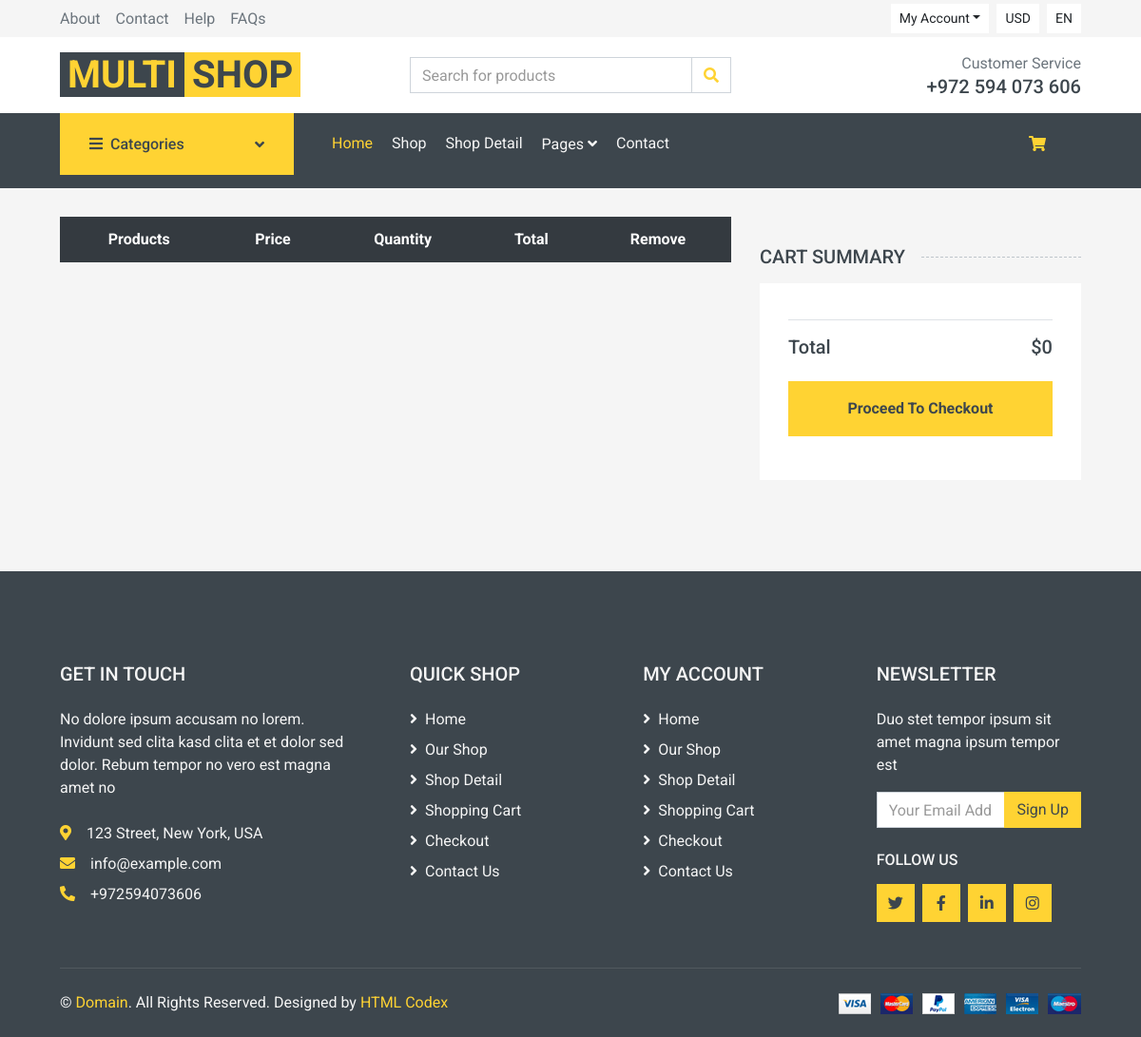
The page /cart/ (signed in) on the database as committed earlier.
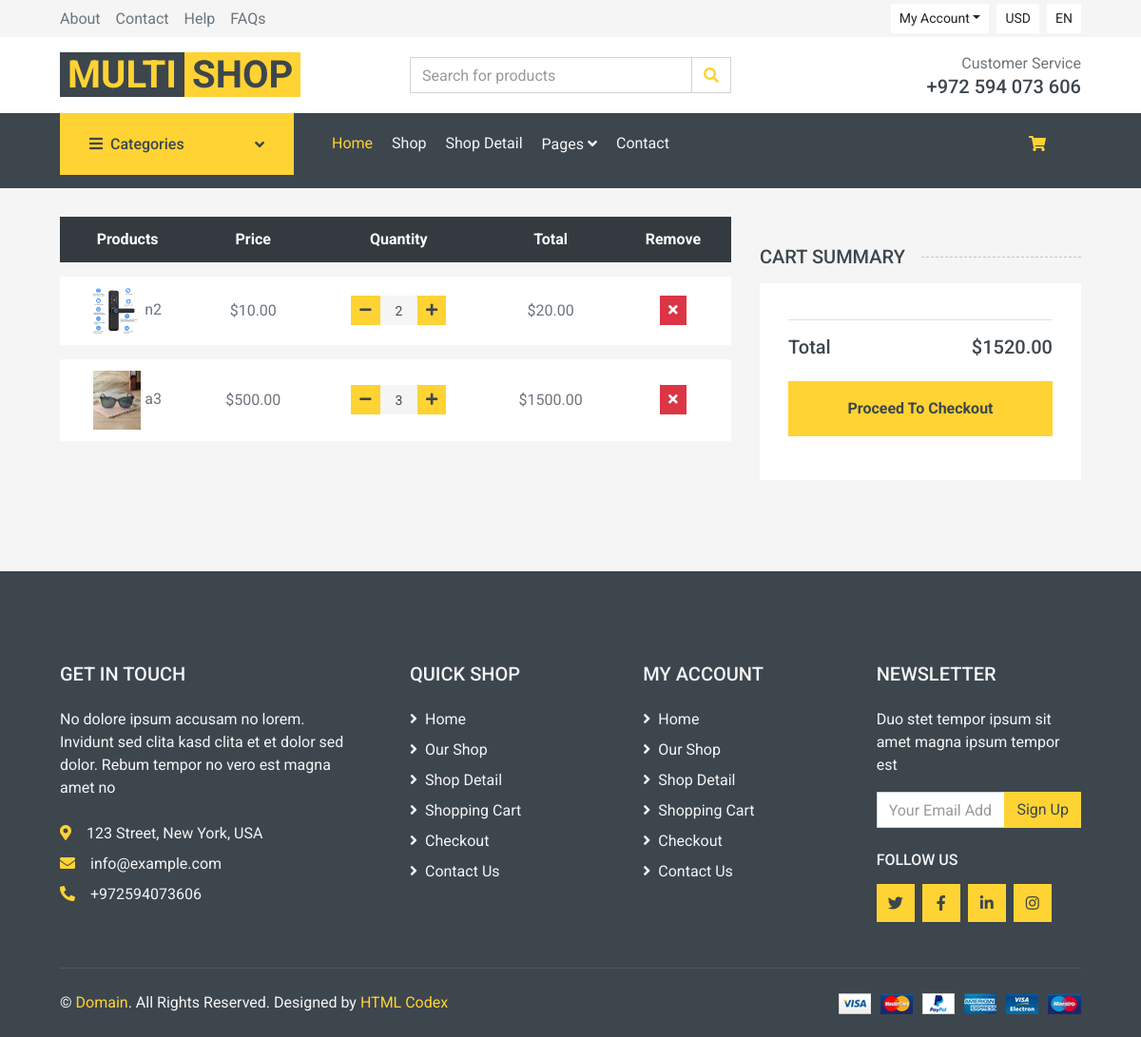
The same page on the database as committed later.
### app1/models.py (models this page shows, shortened)
class CartItem(models.Model):
    product = models.ForeignKey(Product, on_delete=models.CASCADE) #هون انا عندي لينك بين عناصر الكارت وعناصر البرودكت ممكن مجموعة من الكارت ايتم يكومو نفس البرودكت الواحد
    user = models.ForeignKey(User,on_delete=models.CASCADE)
    quantity = models.PositiveIntegerField(default=1)
    total_price_one_product = models.DecimalField(max_digits=9, decimal_places=2, default=0.00)

class Product(models.Model):
    name = models.CharField(max_length=40)
    price = models.DecimalField(max_digits=9, decimal_places=2)
    image = models.ImageField(upload_to='products_images/')
    category = models.ForeignKey(Category,on_delete=models.CASCADE)
    last_price = models.DecimalField(max_digits=9,decimal_places=2,default=0.00)

### app1/views.py (the view)
# urls.py: path('cart/',views.view_cart,name="cart_view"),
@login_required
def view_cart(request):
    cart_items = CartItem.objects.filter(user=request.user)
    categories = Category.objects.all()
    total = sum(cartitem.product.price * cartitem.quantity for cartitem in cart_items)
    for cart_item in cart_items:
        cart_item.total_price_one_product = cart_item.product.price * cart_item.quantity
    return render(request, 'cart.html', {'cart_items': cart_items, 'categories': categories,'total': total})

### app1/templates/cart.html (shortened to what this page needs)
{% extends 'base.html' %}
{% block content %}
    <div class="container-fluid">
        <div class="row px-xl-5">
            <div class="col-lg-8 table-responsive mb-5">
                <table class="table table-light table-borderless table-hover text-center mb-0">
                    <thead class="thead-dark">
                        <tr>
                            <th>Products</th>
                            <th>Price</th>
                            <th>Quantity</th>
                            <th>Total</th>
                            <th>Remove</th>
                        </tr>
                    </thead>
                    <tbody class="align-middle">
                        {% for cart_item in cart_items %}
                            <tr>
                                <td class="align-middle">
                                    <img src="{{ cart_item.product.image.url }}" alt="Product Image" style="width: 50px;">
                                    {{ cart_item.product.name }}
                                </td>
                                <td class="align-middle">${{ cart_item.product.price }}</td>
                                <td class="align-middle">
                                    <div class="input-group quantity mx-auto" style="width: 100px;">
                                        <div class="input-group-btn">
                                            <button class="btn btn-sm btn-primary btn-minus">
                                                <i class="fa fa-minus"></i>
                                            </button>
                                        </div>
                        <input type="text" class="form-control form-control-sm bg-secondary border-0 text-center" value="{{ cart_item.quantity }}">
                                        <div class="input-group-btn">
                                            <button class="btn btn-sm btn-primary btn-plus">
                                                <i class="fa fa-plus"></i>
                                            </button>
                                        </div>
                                    </div>
                                </td>
                                <td class="align-middle">
                                    <span class="quantity-value">${{ cart_item.total_price_one_product }}</span>
                                </td>
                                  <td class="align-middle">
                                    <a href="{% url 'cancel_from_cart' product_id=cart_item.product.id %}">
                                    <button class="btn btn-sm btn-danger">
                                        <i class="fa fa-times"></i>
                                    </button> </a>
                                </td>
                            </tr>
                        {% endfor %}
                    </tbody>
                </table>
            </div>
            <div class="col-lg-4">
                <h5 class="section-title position-relative text-uppercase mb-3">
                    <span class="bg-secondary pr-3">Cart Summary</span>
                </h5>
                <div class="bg-light p-30 mb-5">
                    <div class="border-bottom pb-2">
                    </div>
                    <div class="pt-2">
                        <div class="d-flex justify-content-between mt-2">
                            <h5>Total</h5>
                            <h5>${{ total }}</h5>
                        </div>
                        <button class="btn btn-block btn-primary font-weight-bold my-3 py-3">
                            Proceed To Checkout
                        </button>
                    </div>
                </div>
            </div>
        </div>
    </div>
{% endblock %}

Rows that differ between the two databases and show on the page:
added CartItem: product.image (picture), product.name "n2", product.price "10.00", quantity "2", total_price_one_product "20.00"
added CartItem: product.image (picture), product.name "a3", product.price "500.00", quantity "3", total_price_one_product "1500.00"
Other text that changed with them:
{{ total }}: "0" → "1520.00"
